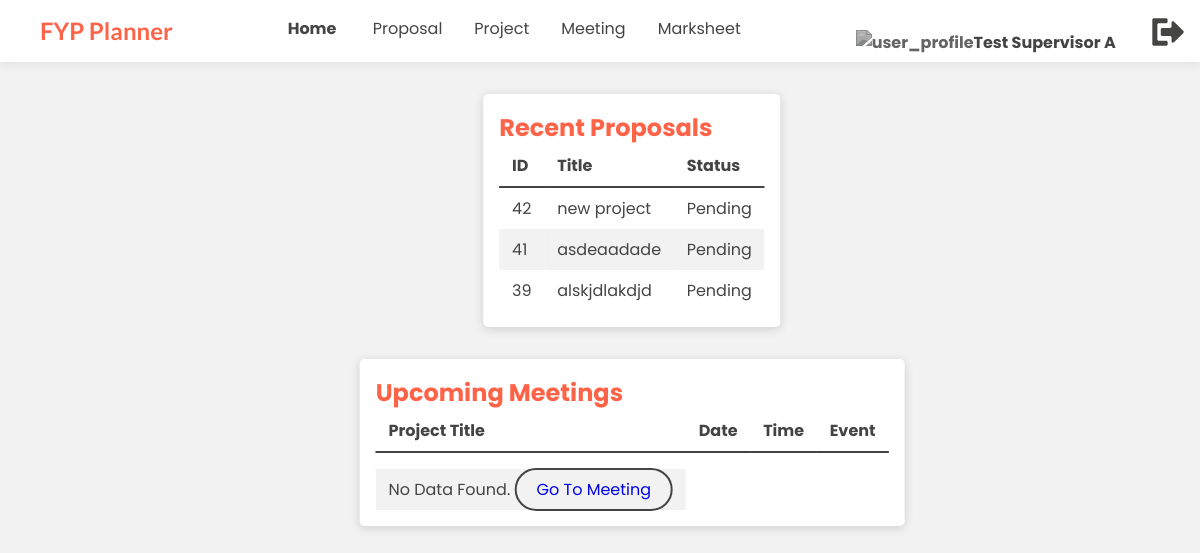
/src/supervisor/index.php (signed in), run on the app's committed database.
### tables this page shows
CREATE TABLE `project` (
  `id` int(11) NOT NULL,
  `title` varchar(40) NOT NULL,
  `description` varchar(100) NOT NULL,
  `status` varchar(10) NOT NULL COMMENT 'Approved / Pending / Rejected / Achieved',
  `supervisor` int(11) NOT NULL,
  `student` int(11) DEFAULT NULL
);

### src/supervisor/index.php (the view, shortened to what this page needs)
<?php
    require '../php/connect.php';
?>
<!DOCTYPE html>
<html lang="en">
<head>
    <link rel="stylesheet" href="../css/main.css" />
</head>
<body>
    <?php require '../include/user-navbar.inc.php'; ?>
    <section>
        <div class="summary">
            <h2>Recent Proposals</h2>
            <table class="table-1">
                <thead>
                    <tr>
                        <th>ID</th>
                        <th>Title</th>
                        <th>Status</th>
                    </tr>
                </thead>
                <tbody>
                    <?php
                        $user_id = $_SESSION['id'];
                        $sql = $con->query("SELECT * FROM project WHERE supervisor = '$user_id' ORDER BY id DESC LIMIT 0, 3");
                        if($sql->num_rows > 0) {
                            while($result = $sql->fetch_assoc()) {
                                $id = $result['id'];
                                $title = $result['title'];
                                $status = $result['status'];
                                echo '
                                    <tr>
                                        <td>'.$id.'</td>
                                        <td>'.$title.'</td>
                                        <td>'.$status.'</td>
                                    </tr>
                                    ';
                            }
                        }else {
                            echo '<tr><td></td></tr>
                                <tr>
                                    <td>No Data Found. <a href="proposal.php" class="btn-2">Go To Proposal</a></td>
                                </tr>
                                ';
                        }
                    ?>
                </tbody>
            </table>
        </div>
    </section>
    <section>
        <div class="summary">
            <h2>Upcoming Meetings</h2>
            <table class="table-1">
                <table class="table-1">
                    <thead>
                        <tr>
                            <th>Project Title</th>
                            <th>Date</th>
                            <th>Time</th>
                            <th>Event</th>
                        </tr>
                    </thead>
                    <tbody>
                        <?php
                            $sql = $con->query("SELECT project.title, date, TIME_FORMAT(time, '%h %i %s %p') as time, project_meeting.description FROM project_meeting INNER JOIN project ON project_meeting.project = project.id WHERE project.supervisor = '$user_id' AND date >= DATE(NOW()) ORDER BY date, time ASC LIMIT 0, 3");
                            if($sql->num_rows > 0) {
                                while($result = $sql->fetch_assoc()) {
                                    $title = $result['title'];
                                    $date = $result['date'];
                                    $time = $result['time'];
                                    $descrip = $result['description'];
                                    echo '
                                        <tr>
                                            <td>'.$title.'</td>
                                            <td>'.$date.'</td>
                                            <td>'.$time.'</td>
                                            <td>'.$descrip.'</td>
                                        </tr>
                                        ';
                                }
                            }else {
                                echo '<tr><td></td></tr>
                                    <tr>
                                        <td>No Data Found. <a href="meeting.php" class="btn-2">Go To Meeting</a></td>
                                    </tr>
                                    ';
                            }
                        ?>
                    </tbody>
                </table>
            </table>
        </div>
    </section>
</body>
</html>

### src/css/main.css (style rules this page uses)
:root { --primary-color: #FF6347; --secondary-color: #444444; }
* { margin: 0; padding: 0; }
body { background-color: #F2F2F2; font-family: 'Poppins', sans-serif; color: var(--secondary-color); }
.btn-2 { border: 2px solid var(--secondary-color); text-decoration: none; padding: 8px 20px 8px 20px; border-radius: 25px; transition: .5s; cursor: pointer; }
.summary { position: relative; left: 50%; transform: translateX(-50%); background: white; margin: 2em; box-shadow: 0 2px 10px 0px rgba(65, 65, 65, 0.2); border-radius: 5px; padding: 1em; width:max-content }
.summary h2 { font-size: 1.5em; color: var(--primary-color); }
.table-1 { border-collapse: collapse; width: 100%; }
.table-1 td, .table-1 th { padding: 0.5em 0.8em 0.5em 0.8em; }
.table-1 thead { border-bottom: 2px solid var(--secondary-color); font-weight: bold; }
.table-1 tr:nth-child(even) { background: #f2f2f2; }
.table-1 th { text-align: left; }
.table-1 tr { transition: .25s; }

### data on the page
project: id "42", title "new project", status "Pending"
project: id "41", title "asdeaadade", status "Pending"
project: id "39", title "alskjdlakdjd", status "Pending"

### other printed values
$title "Proposal"
$title "Project"
$title "Meeting"
$title "Marksheet"
$_SESSION['name'] "Test Supervisor A"
